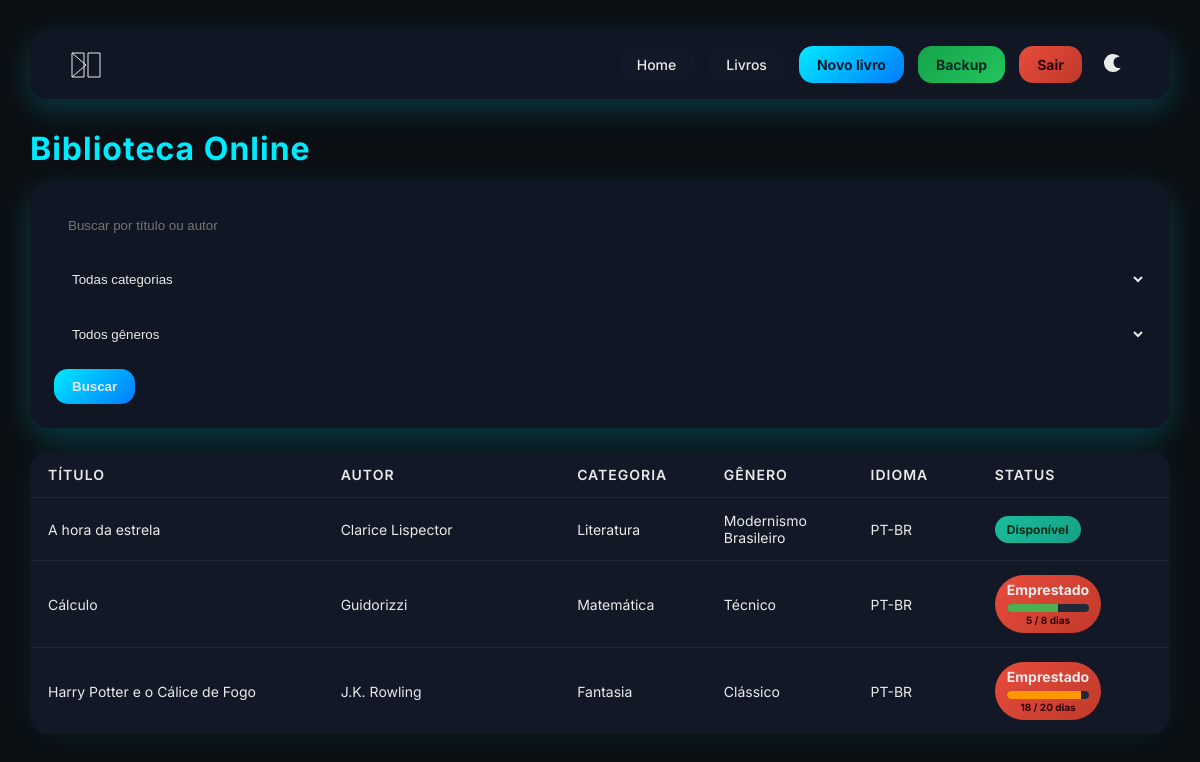
/ (signed in), run on the app's committed database.
### tables this page shows
CREATE TABLE books (
        id INTEGER PRIMARY KEY AUTOINCREMENT,
        titulo TEXT NOT NULL,
        autor TEXT NOT NULL,
        ano INTEGER,
        isbn TEXT,
        categoria_id INTEGER,
        genero_id INTEGER,
        idioma TEXT,
        disponivel INTEGER DEFAULT 1,
        emprestado_para TEXT,
        data_emprestimo TEXT,
        FOREIGN KEY (categoria_id) REFERENCES categories(id),
        FOREIGN KEY (genero_id) REFERENCES genres(id)
    );

CREATE TABLE categories (
        id INTEGER PRIMARY KEY AUTOINCREMENT,
        nome TEXT UNIQUE
    );

CREATE TABLE genres (
        id INTEGER PRIMARY KEY AUTOINCREMENT,
        nome TEXT UNIQUE
    );

### app.py (the view)
@app.route("/")
def index():
    conn = get_connection()
    termo = request.args.get("q")
    categoria = request.args.get("categoria")
    genero = request.args.get("genero")
    livros = buscar_livros(conn, termo, categoria, genero)
    conn.close()
    livros = preparar_livros_home(livros)
    conn = get_connection()
    cur = conn.cursor()
    cur.execute("SELECT id, nome FROM categories")
    categorias = cur.fetchall()
    cur.execute("SELECT id, nome FROM genres")
    generos = cur.fetchall()
    conn.close()
    return render_template(
        "index.html",
        livros=livros,
        categorias=categorias,
        generos=generos,
        prazo_padrao=8
    )

### app.py (called while the page is built)
def get_db():
    conn = sqlite3.connect("acervo.db")
    conn.row_factory = sqlite3.Row
    return conn

@app.before_request
def init_db():
    global db_ok
    if not db_ok:
        conn = get_connection()
        create_tables(conn)
        conn.close()
        db_ok = True

### database.py (called while the page is built)
def get_connection():
    conn = sqlite3.connect(DB_NAME)
    conn.row_factory = sqlite3.Row
    return conn

### livros.py (called while the page is built)
def buscar_livros(conn, termo=None, categoria=None, genero=None):
    cursor = conn.cursor()
    query = """
        SELECT
            b.id,
            b.titulo,
            b.autor,
            c.nome AS categoria,
            g.nome AS genero,
            b.idioma,
            b.disponivel,
            b.emprestado_para
        FROM books b
        LEFT JOIN categories c ON b.categoria_id = c.id
        LEFT JOIN genres g ON b.genero_id = g.id
        WHERE 1=1
    """
    params = []
    if termo:
        query += " AND (b.titulo LIKE ? OR b.autor LIKE ?)"
        params.append(f"%{termo}%")
        params.append(f"%{termo}%")
    if categoria:
        query += " AND b.categoria_id = ?"
        params.append(categoria)
    if genero:
        query += " AND b.genero_id = ?"
        params.append(genero)
    cursor.execute(query, params)
    return cursor.fetchall()

### templates/index.html (shortened to what this page needs)
{% extends "base.html" %}
{% block content %}
<h1>Biblioteca Online</h1>
<form method="get" class="busca-form">
    <input type="text" name="q" placeholder="Buscar por título ou autor" value="{{ request.args.get('q', '') }}">
    <select name="categoria">
        <option value="">Todas categorias</option>
    </select>
    <select name="genero">
        <option value="">Todos gêneros</option>
    </select>
    <button class="btn btn-primary">Buscar</button>
</form>
{% if livros and livros|length > 0 %}
<div class="tabela-livros" id="cards">
    <div class="linha header">
        <span>Título</span>
        <span>Autor</span>
        <span>Categoria</span>
        <span>Gênero</span>
        <span>Idioma</span>
        <span>Status</span>
    </div>
    {% for l in livros %}
    <div class="linha">
        <span data-label="Título">{{ l.titulo }}</span>
        <span data-label="Autor">{{ l.autor }}</span>
        <span data-label="Categoria">{{ l.categoria }}</span>
        <span data-label="Gênero">{{ l.genero }}</span>
        <span data-label="Idioma">{{ l.idioma }}</span>
        {% if l.disponivel %}
    <span class="status disponivel">Disponível</span>
{% else %}
    <div class="status emprestado">
        <span>Emprestado</span>
        {% set prazo = l.prazo_total if l.prazo_total and l.prazo_total > 0 else prazo_padrao %}
        {% set dias = l.dias_emprestimo %}
        {% set percent = (dias / prazo * 100) if dias <= prazo else 100 %}
        <div class="prazo-bar">
            <div
                class="prazo-fill
                {% if dias > prazo %}estourado
                {% elif dias > prazo * 0.7 %}alerta
                {% else %}ok{% endif %}"
                style="width: {{ percent }}%">
            </div>
        </div>
        <small>{{ dias }} / {{ prazo }} dias</small>
    </div>
{% endif %}
    </div>
    {% endfor %}
</div>
{% endif %}
{% endblock %}

### static/style.css (style rules this page uses)
* { margin: 0; padding: 0; box-sizing: border-box; }
body { min-height: 100vh; padding: 30px; background: var(--bg); color: var(--text); font-family: 'Inter', Arial, sans-serif; }
.btn, .top-btn { padding: 10px 18px; border-radius: 14px; background: #1a1a1a; color: var(--text); text-decoration: none; font-weight: 500; position: relative; overflow: hidden; cursor: pointer; transition: all 0.25s ease; border: none; }
.btn::after, .top-btn::after { content: ""; position: absolute; inset: 0; background: linear-gradient( 120deg, transparent, rgba(0, 255, 255, 0.35), transparent ); transform: translateX(-120%); transition: transform 0.4s; }
.btn-primary, .top-btn.destaque { background: linear-gradient(135deg, #00eaff, #007bff); color: var(--text); font-weight: 700; }
h1, h2, h3 { color: var(--accent); margin-bottom: 14px; letter-spacing: 1px; }
form { background: color-mix(in srgb, var(--bg-card) 85%, transparent); backdrop-filter: blur(12px); padding: 24px; border-radius: 20px; box-shadow: 0 10px 30px color-mix(in srgb, var(--accent) 20%, transparent); margin-bottom: 24px; }
input, select { width: 100%; padding: 12px 14px; border-radius: 12px; border: none; background: var(--bg-soft, var(--accent-sof)); color: var(--text); outline: none; margin-bottom: 14px; transition: box-shadow 0.25s, background 0.25s; }
.status { padding: 6px 12px; border-radius: 20px; font-weight: 600; font-size: 12px; width: fit-content; }
.status.disponivel { background: linear-gradient(135deg, #1abc9c, #16a085); color: #0b2f28; }
.status.emprestado { background: linear-gradient(135deg, #e74c3c, #c0392b); color: #2e0000; }
.tabela-livros { width: 100%; background: var(--bg-card); backdrop-filter: blur(12px); border-radius: 18px; overflow: hidden; box-shadow: 0 0 40px rgba(0, 255, 255, 0.06); }
.linha { display: grid; grid-template-columns: 2.5fr 2fr 1.2fr 1.2fr 1fr 1.4fr; padding: 14px 18px; align-items: center; gap: 12px; border-bottom: 1px solid rgba(255,255,255,0.06); transition: background 0.25s; }
.linha:last-child { border-bottom: none; }
.linha.header { background: var(--bg-card); font-size: 12px; text-transform: uppercase; letter-spacing: 1px; color: var(--text); font-weight: 600; }
.linha span { color: var(--text); font-size: 14px; }
.linha .status { padding: 6px 12px; border-radius: 999px; font-size: 12px; font-weight: 700; text-align: center; width: fit-content; }
.linha .status.disponivel { background: linear-gradient(135deg, #1abc9c, #16a085); color: #052e16; }
.linha .status.emprestado { background: linear-gradient(135deg, #e74c3c, #c0392b); color: #2e0000; }
.linha { transition: transform .15s ease, box-shadow .15s ease; }
.btn-primary { animation: pulseGlow 2.5s infinite; }
.btn::before { content: ""; position: absolute; width: 120%; height: 120%; top: 50%; left: 50%; background: radial-gradient(circle, rgba(255,255,255,0.25) 10%, transparent 60%); transform: translate(-50%, -50%) scale(0); opacity: 0; transition: transform .4s, opacity .4s; }
:root { --bg: #0b0f14; --bg-card: #121826; --text: #eaeaea; --accent: #00eaff; --border: rgba(255,255,255,0.08); }
:root { --skeleton-base: #e3ebf3; --skeleton-highlight: #f2f7fc; }
[data-theme="dark"] { --skeleton-base: #1f2a36; --skeleton-highlight: #2b3a4a; }
:root { --bar-bg: #e5e7eb; --bar-ok: #4caf50; --bar-alerta: #ff9800; --bar-late: #f44336; --bar-text: #111827; }
[data-theme="dark"] { --bar-bg: #1f2937; --bar-text: #e5e7eb; }
.prazo-bar { width: 100%; height: 8px; background: var(--bar-bg); border-radius: 999px; overflow: hidden; margin-top: 6px; }
.prazo-fill { height: 100%; min-width: 4px; transition: width .4s ease; }
.prazo-fill.ok { background: var(--bar-ok); }
.prazo-fill.alerta { background: var(--bar-alerta); }

### data on the page
books: titulo "A hora da estrela", autor "Clarice Lispector", categoria "Literatura", genero "Modernismo Brasileiro", idioma "PT-BR", disponivel "Disponível"
books: titulo "Cálculo", autor "Guidorizzi", categoria "Matemática", genero "Técnico", idioma "PT-BR", {{ percent }} 62.5 (drawn), dias "5", id "8"
books: titulo "Harry Potter e o Cálice de Fogo", autor "J.K. Rowling", categoria "Fantasia", genero "Clássico", idioma "PT-BR", {{ percent }} 90.0 (drawn), genero "18", prazo "20"
